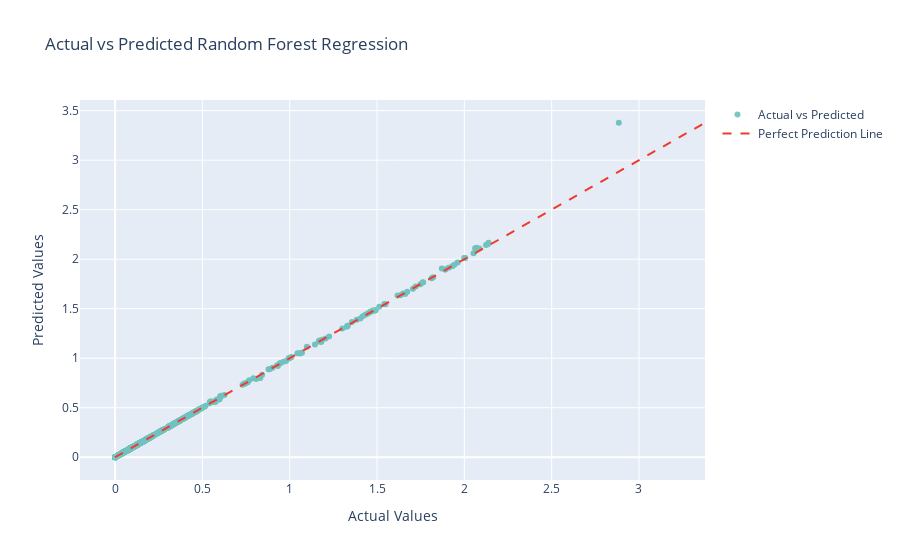

The cell this chart's notebook holds for it:
### Code cell
# Create a scatter plot for Actual vs Predicted
fig = go.Figure()
fig.add_trace(go.Scatter(x=y_test, y=y_pred_rand, mode='markers', name='Actual vs Predicted',
                         marker=dict(color='#33ADA4'), opacity=0.65))
fig.add_trace(go.Scatter(x=[min(y_test), max(y_pred_rand)], y=[min(y_test), max(y_pred_rand)],
                         mode='lines', line=dict(color='#ef3b2c', dash='dash'), name='Perfect Prediction Line'))

# Set axes labels and title
fig.update_layout(xaxis_title='Actual Values', yaxis_title='Predicted Values', title='Actual vs Predicted Random Forest Regression')

# Show the plot
fig.show()

### Figure 1 — Plotly figure (JSON) as saved in the notebook; plotly's stock layout.template omitted (floating-point values rounded to 4 significant figures; data arrays with more than 128 entries replaced by an {"elided": "..."} marker saying what was removed)
{"data": [{"marker": {"color": "#33ADA4"}, "mode": "markers", "name": "Actual vs Predicted", "opacity": 0.65, "type": "scatter", "x": {"elided": "1946 float values"}, "y": {"elided": "1946 float values"}}, {"line": {"color": "#ef3b2c", "dash": "dash"}, "mode": "lines", "name": "Perfect Prediction Line", "type": "scatter", "x": [-0.0004451, 3.378], "y": [-0.0004451, 3.378]}], "layout": {"title": {"text": "Actual vs Predicted Random Forest Regression"}, "xaxis": {"title": {"text": "Actual Values"}}, "yaxis": {"title": {"text": "Predicted Values"}}}}
